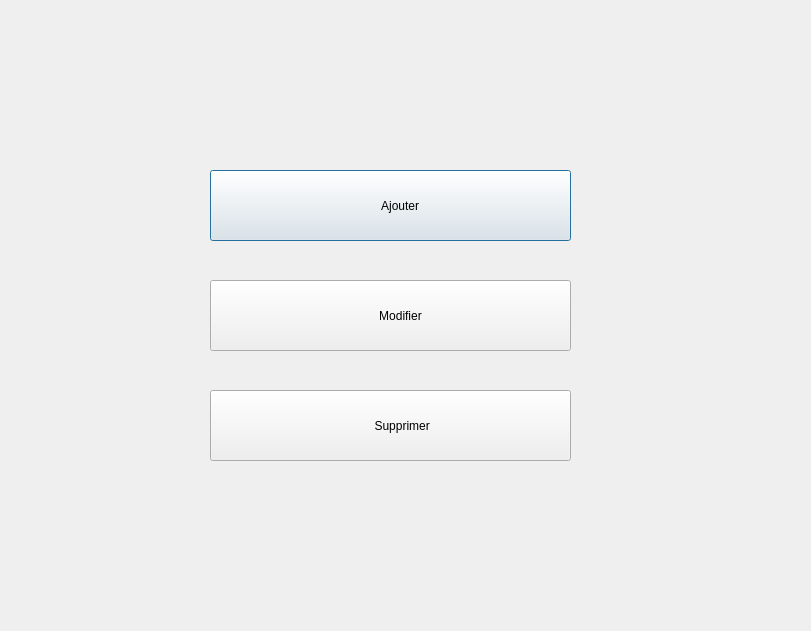
<?xml version="1.0" encoding="UTF-8"?>
<ui version="4.0">
 <class>Gestion_Patient</class>
 <widget class="QDialog" name="Gestion_Patient">
  <property name="geometry">
   <rect>
    <x>0</x>
    <y>0</y>
    <width>811</width>
    <height>631</height>
   </rect>
  </property>
  <property name="windowTitle">
   <string>Dialog</string>
  </property>
  <widget class="QLabel" name="label_Background">
   <property name="geometry">
    <rect>
     <x>0</x>
     <y>0</y>
     <width>811</width>
     <height>631</height>
    </rect>
   </property>
   <property name="text">
    <string/>
   </property>
   <property name="scaledContents">
    <bool>false</bool>
   </property>
  </widget>
  <widget class="QPushButton" name="pushButton">
   <property name="geometry">
    <rect>
     <x>210</x>
     <y>170</y>
     <width>361</width>
     <height>71</height>
    </rect>
   </property>
   <property name="text">
    <string>      Ajouter</string>
   </property>
  </widget>
  <widget class="QPushButton" name="pushButton_2">
   <property name="geometry">
    <rect>
     <x>210</x>
     <y>280</y>
     <width>361</width>
     <height>71</height>
    </rect>
   </property>
   <property name="text">
    <string>      Modifier</string>
   </property>
  </widget>
  <widget class="QPushButton" name="pushButton_3">
   <property name="geometry">
    <rect>
     <x>210</x>
     <y>390</y>
     <width>361</width>
     <height>71</height>
    </rect>
   </property>
   <property name="text">
    <string>       Supprimer</string>
   </property>
  </widget>
  <widget class="QLabel" name="label">
   <property name="geometry">
    <rect>
     <x>210</x>
     <y>170</y>
     <width>71</width>
     <height>71</height>
    </rect>
   </property>
   <property name="text">
    <string/>
   </property>
  </widget>
  <widget class="QLabel" name="label_2">
   <property name="geometry">
    <rect>
     <x>210</x>
     <y>280</y>
     <width>71</width>
     <height>71</height>
    </rect>
   </property>
   <property name="text">
    <string/>
   </property>
  </widget>
  <widget class="QLabel" name="label_3">
   <property name="geometry">
    <rect>
     <x>210</x>
     <y>390</y>
     <width>71</width>
     <height>71</height>
    </rect>
   </property>
   <property name="text">
    <string/>
   </property>
  </widget>
  <zorder>label_Background</zorder>
  <zorder>pushButton</zorder>
  <zorder>pushButton_2</zorder>
  <zorder>pushButton_3</zorder>
  <zorder>label_3</zorder>
  <zorder>label_2</zorder>
  <zorder>label</zorder>
 </widget>
 <resources/>
 <connections/>
</ui>
